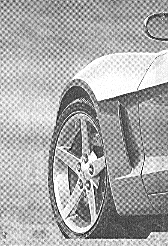
#> input picture PI/Aula2/Images/Car-Moire.png, 168 x 246 px
$ jupyter execute Fourier-NotchFilter.ipynb
#> lines starting #> are read from the running program, lines starting #| are printed output that depends on the picture; after the words box and inside, x2 and y2 are one past the last pixel; in counts of white or black regions, pixels touching at a corner belong together
## Using the DFT

[cell 1]
import cv2
# to install cv2 use: pip install opencv-python
import math
import matplotlib.pyplot as plt
import numpy as np

### vectorial implementation of the notch filter

from https://stackoverflow.com/questions/65483030/notch-reject-filtering-in-python

[cell 2]
# shape: (W,H) are the width and height of the filter

# d0 is the radius of the filter expressed in pixels

# u_k and v_k are the center coordinates in the Fourier image plane for the notch filter
# u_k=0, v_k=0 correspond to the center of the shifted spectrum

def notch_reject_filter_vec(shape: tuple[int, int], d0: int, u_k: int, v_k: int):
    (W, H) = shape

    H_0_u = np.repeat(np.arange(W), H).reshape((W, H))
    H_0_v = np.repeat(np.arange(H), W).reshape((H, W)).transpose()

    D_uv = np.sqrt((H_0_u - W / 2 + u_k) ** 2 + (H_0_v - H / 2 + v_k) ** 2)
    D_muv = np.sqrt((H_0_u - W / 2 - u_k) ** 2 + (H_0_v - H / 2 - v_k) ** 2)

    selector_1 = D_uv <= d0
    selector_2 = D_muv <= d0

    selector = np.logical_or(selector_1, selector_2)

    H = np.ones((W, H, 2), np.uint8)
    H[selector] = 0

    return H

[cell 3]
fname = 'Images/Car-Moire.png'
img = cv2.imread(fname,cv2.IMREAD_GRAYSCALE)
#> img is the input picture: shape (246, 168); min 0, max 255, mean 169.7
print('Image Shape =', img.shape)
#| Image Shape = (246, 168)

[cell 4]
# convert the image representation to SPFP
img_float32 = np.float32(img)

[cell 5]
# compute the DFT
# Note that the computed DFT has 2 channels :
# dft[:,:,0] - real values
# dft[:,:,1] - imaginary values
dft = cv2.dft(img_float32, flags = cv2.DFT_COMPLEX_OUTPUT)
# recenter the DFT , such that the center is (0,0)
dft_shift = np.fft.fftshift(dft)
# compute the frequency spectrum
# module of the complex value
magnitude_spectrum = cv2.magnitude(dft_shift[:,:,0],dft_shift[:,:,1])
# compute the logarith of magnitude such that smaller values are visible
magnitude_spectrum = 20*np.log(magnitude_spectrum)
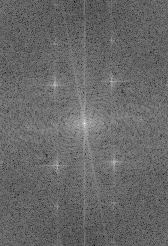
#> magnitude_spectrum: shape (246, 168) float32; min 61.64, max 315.3, mean 165.5; drawn with min black and max white

[cell 6]
# display the image and the spectrum
fig = plt.figure(figsize=(15,5))
plt.subplot(121),plt.imshow(img, cmap = 'gray')
plt.title('Input Image'), plt.xticks([]), plt.yticks([])
plt.subplot(122),plt.imshow(magnitude_spectrum, cmap = 'gray')
plt.title('Magnitude Spectrum'), plt.xticks([]), plt.yticks([])
plt.show()
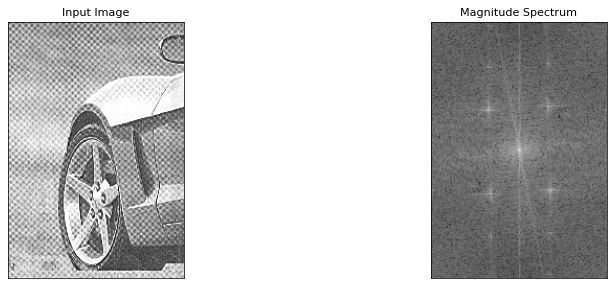
#> figure drawn by matplotlib, 2 panels

### Apply Notch filters

[cell 7]
# several notch filters can be composited by multiplication

# fill in the following lists to compose multiple notch filters

d0_list = [9]
u_k_list = [38]
v_k_list = [30]

H = notch_reject_filter_vec (img.shape, d0_list[0], u_k_list[0], v_k_list[0])

for d0, u_k, v_k in zip (d0_list[1:], u_k_list[1:], v_k_list[1:]):
    Haux = notch_reject_filter_vec (img.shape, d0, u_k, v_k)

    H *= Haux

# apply mask and inverse DFT
dft_masked = dft_shift*H
# do not forget to undo the centering of the transform
dft_masked_ishift = np.fft.ifftshift(dft_masked)
img_back = cv2.idft(dft_masked_ishift)

# img_back should only have real values
# but let's make sure due to rounding and representation errors
img_back = cv2.magnitude(img_back[:,:,0],img_back[:,:,1])
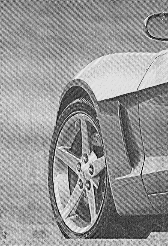
#> img_back: shape (246, 168) float32; min 21945, max 11937409, mean 7012415.5; drawn with min black and max white

[cell 8]
# compute the DFT of the processed image (img_back)
# Note that the computed DFT has 2 channels :
# dft[:,:,0] - real values
# dft[:,:,1] - imaginary values
dft_proc = cv2.dft(img_back, flags = cv2.DFT_COMPLEX_OUTPUT)
# recenter the DFT , such that the center is (0,0)
dft_proc_shift = np.fft.fftshift(dft_proc)
# compute the frequency spectrum
# module of the complex value
filtered_spectrum = cv2.magnitude(dft_proc_shift[:,:,0],dft_proc_shift[:,:,1])
# compute the logarith of magnitude such that smaller values are visible
filtered_spectrum = 20*np.log(filtered_spectrum)

[cell 9]
# compute the frequency spectrum of the MASK,
# just for display purposes
# module of the complex value
mask_spectrum = np.sqrt(np.power(H[:,:,0],2)+np.power(H[:,:,1],2))
# compute the logarith of magnitude such that smaller values are visible
mask_spectrum = 20*np.log(mask_spectrum+0.0001)

[cell 10]
# display the image and the spectrum
fig = plt.figure(figsize=(15,23))
plt.subplot(321),plt.imshow(img, cmap = 'gray')
plt.title('Input Image'), plt.xticks([]), plt.yticks([])
plt.subplot(322),plt.imshow(magnitude_spectrum, cmap = 'gray')
plt.title('Input Spectrum'), plt.xticks([]), plt.yticks([])
plt.subplot(323),plt.imshow(mask_spectrum, cmap = 'gray')
plt.title('Filter Spectrum'), plt.xticks([]), plt.yticks([])
plt.subplot(325),plt.imshow(img_back, cmap = 'gray')
plt.title('Filtered Image'), plt.xticks([]), plt.yticks([])
plt.subplot(326),plt.imshow(filtered_spectrum, cmap = 'gray')
plt.title('Filtered Spectrum'), plt.xticks([]), plt.yticks([])
plt.show()
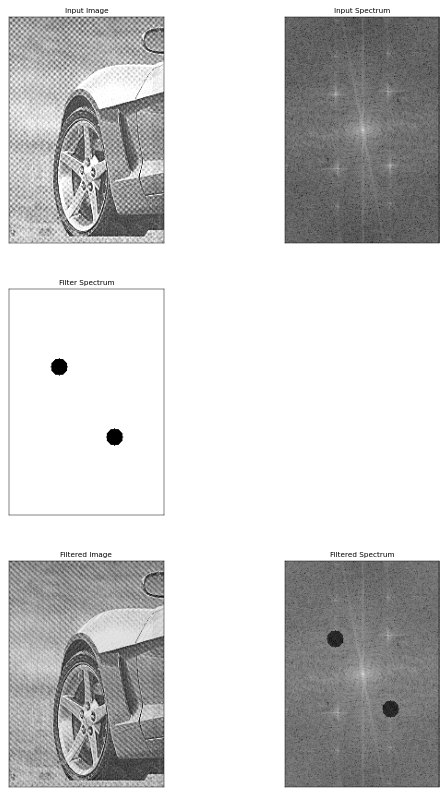
#> figure drawn by matplotlib, 5 panels

## Do it YOURSELF

* Can you do any better by multiplying multiple filters?
* Can you automatically dtetct the centers (and eventually the radius) of the filters?

[cell 11]
#cv2.imwrite('Images/myImgFiltered.png',dImg)

[cell 12]
plt.imshow(filtered_spectrum, cmap="grey")
plt.show()

[cell 13]
# several notch filters can be composited by multiplication

# fill in the following lists to compose multiple notch filters

d0_list = [9, 11]
u_k_list = [38, 40]
v_k_list = [30, -30]

H = notch_reject_filter_vec (img.shape, d0_list[0], u_k_list[0], v_k_list[0])

for d0, u_k, v_k in zip (d0_list[1:], u_k_list[1:], v_k_list[1:]):
    Haux = notch_reject_filter_vec (img.shape, d0, u_k, v_k)

    H *= Haux

# apply mask and inverse DFT
dft_masked = dft_shift*H
# do not forget to undo the centering of the transform
dft_masked_ishift = np.fft.ifftshift(dft_masked)
img_back = cv2.idft(dft_masked_ishift)

# img_back should only have real values
# but let's make sure due to rounding and representation errors
img_back = cv2.magnitude(img_back[:,:,0],img_back[:,:,1])
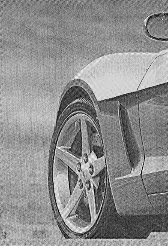
#> img_back: shape (246, 168) float32; min 4075.1, max 12637669, mean 7012491.5; drawn with min black and max white

[cell 14]
# compute the DFT of the processed image (img_back)
# Note that the computed DFT has 2 channels :
# dft[:,:,0] - real values
# dft[:,:,1] - imaginary values
dft_proc = cv2.dft(img_back, flags = cv2.DFT_COMPLEX_OUTPUT)
# recenter the DFT , such that the center is (0,0)
dft_proc_shift = np.fft.fftshift(dft_proc)
# compute the frequency spectrum
# module of the complex value
filtered_spectrum = cv2.magnitude(dft_proc_shift[:,:,0],dft_proc_shift[:,:,1])
# compute the logarith of magnitude such that smaller values are visible
filtered_spectrum = 20*np.log(filtered_spectrum)
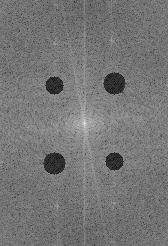
#> filtered_spectrum: shape (246, 168) float32; min 243.6, max 527.8, mean 375.1; drawn with min black and max white

[cell 15]
# compute the frequency spectrum of the MASK,
# just for display purposes
# module of the complex value
mask_spectrum = np.sqrt(np.power(H[:,:,0],2)+np.power(H[:,:,1],2))
# compute the logarith of magnitude such that smaller values are visible
mask_spectrum = 20*np.log(mask_spectrum+0.0001)

[cell 16]
# display the image and the spectrum
fig = plt.figure(figsize=(15,23))
plt.subplot(321),plt.imshow(img, cmap = 'gray')
plt.title('Input Image'), plt.xticks([]), plt.yticks([])
plt.subplot(322),plt.imshow(magnitude_spectrum, cmap = 'gray')
plt.title('Input Spectrum'), plt.xticks([]), plt.yticks([])
plt.subplot(323),plt.imshow(mask_spectrum, cmap = 'gray')
plt.title('Filter Spectrum'), plt.xticks([]), plt.yticks([])
plt.subplot(325),plt.imshow(img_back, cmap = 'gray')
plt.title('Filtered Image'), plt.xticks([]), plt.yticks([])
plt.subplot(326),plt.imshow(filtered_spectrum, cmap = 'gray')
plt.title('Filtered Spectrum'), plt.xticks([]), plt.yticks([])
plt.show()

[cell 17]
# [7 lines of commented-out code are left out]

magnitude_spectrum2 = magnitude_spectrum.copy()

W, H = magnitude_spectrum2.shape
#> W = 246; H = 168

for i in range(0, W):
    for j in range(0,H):
        magnitude_spectrum2[i][j] = ((magnitude_spectrum2[i][j]/256)**10)*256

# OpenCV Local Denoising Filter
dImg = cv2.GaussianBlur(magnitude_spectrum2,(31,31), 0)
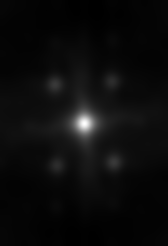
#> dImg: shape (246, 168) float32; min 1.45, max 77.65, mean 5.1; drawn with min black and max white

fig = plt.figure(figsize=(15,5))
plt.imshow(dImg, cmap='gray')

[cell 18]
neighborhood_size = 5
threshold = 12.5

print(dImg.shape[-1] if dImg.ndim == 3 else 1)
#| 1

# dImg2 = cv2.cvtColor(dImg, cv2.COLOR_BGR2GRAY)

ret, im2 = cv2.threshold(dImg, threshold, 255, cv2.THRESH_BINARY)
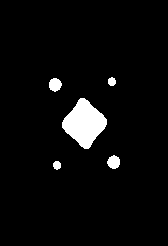
#> im2: shape (246, 168) float32; 4.2% white; 5 white regions, box (x1, y1, x2, y2) and area: (62, 98, 107, 149) 1365, (49, 78, 62, 92) 136, (107, 155, 120, 169) 136, (108, 77, 116, 86) 57, (53, 161, 61, 170) 57
#> ret = 12.5
cv2.imwrite('Images/threshold.png', im2)
# dilate the thresholded peaks to eliminate "pinholes"
im3 = cv2.dilate(im2, None, iterations=2)
#> im3: shape (246, 168) float32; 6.2% white; 5 white regions, box (x1, y1, x2, y2) and area: (60, 96, 109, 151) 1765, (47, 76, 64, 94) 260, (105, 153, 122, 171) 260, (106, 75, 118, 88) 141, (51, 159, 63, 172) 141
cv2.imwrite('Images/dilate.png', im3)

W, H = im3.shape

for i in range(0, W):
    for j in range(0, H):
        if (i - W/2)**2 + (j - H/2)**2 <= 35**2:
            im3[i][j] = 0.0
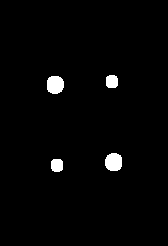
#> im3: shape (246, 168) float32; 1.9% white; 4 white regions, box (x1, y1, x2, y2) and area: (47, 76, 64, 94) 260, (105, 153, 122, 171) 260, (106, 75, 118, 88) 141, (51, 159, 63, 172) 141

cv2.imwrite('Images/dilate2.png', im3)

im4 = cv2.dilate(im3, None, iterations=2)
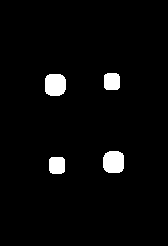
#> im4: shape (246, 168) float32; 3.3% white; 4 white regions, box (x1, y1, x2, y2) and area: (45, 74, 66, 96) 416, (103, 151, 124, 173) 416, (104, 73, 120, 90) 257, (49, 157, 65, 174) 257

cv2.imwrite('Images/dilate3.png', im4)
#> Out = True

# [8 lines of commented-out code are left out]
